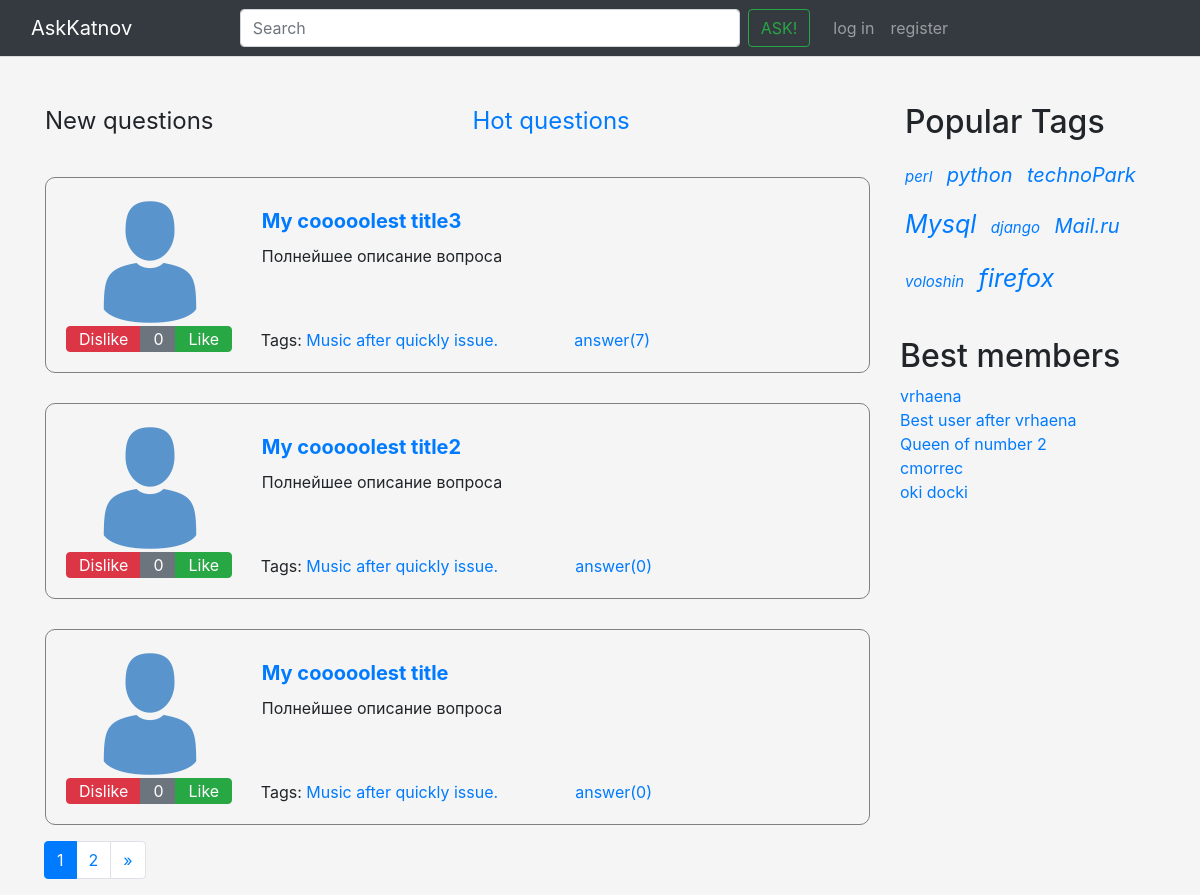
/, run on an earlier commit of the app's database.
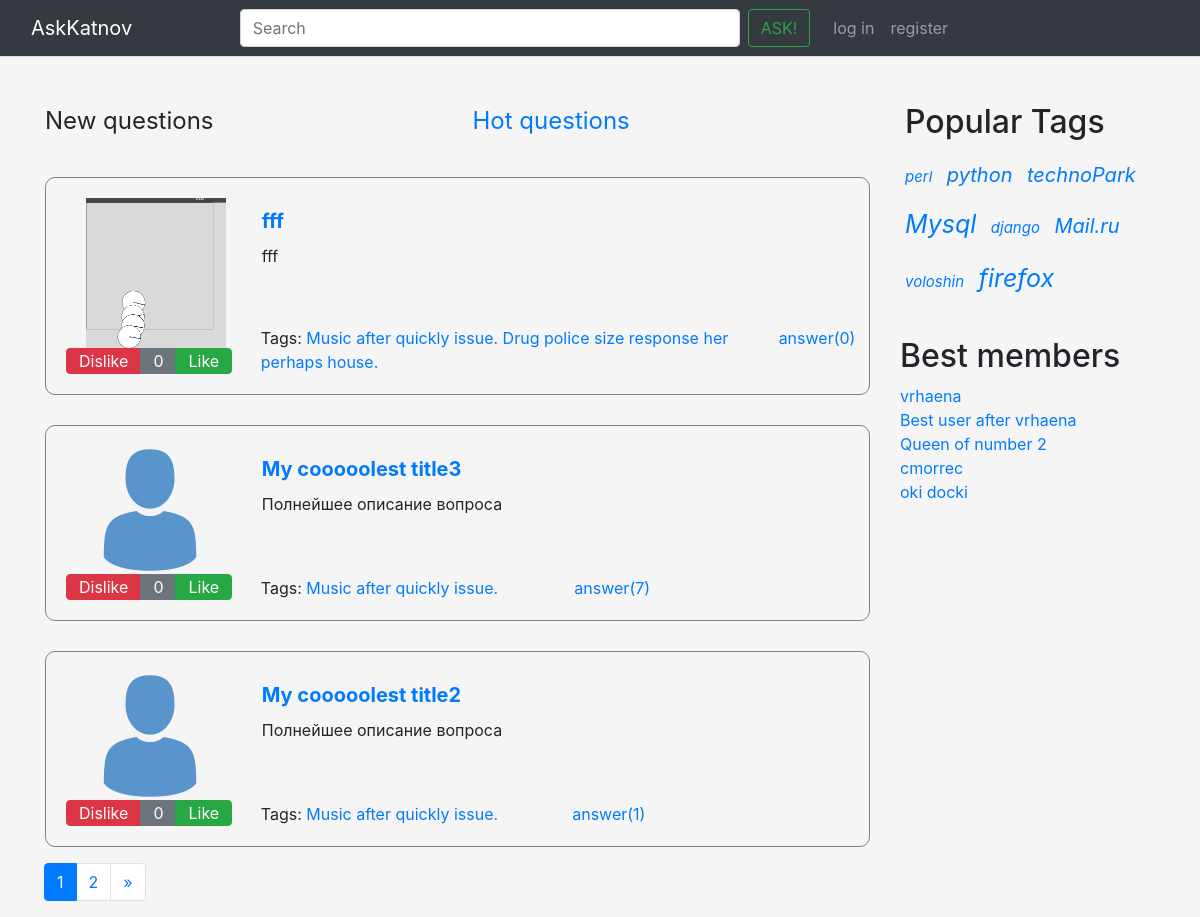
And on a later commit of the database.
### app/models.py (models this page shows, shortened)
class Question(models.Model):
    author = models.ForeignKey(UserProfile, on_delete=models.CASCADE)
    title = models.CharField(max_length=120, verbose_name=u"Заголовок вопроса", unique="True")
    text = models.TextField(verbose_name=u"Полное описание вопроса")
    create_date = models.DateTimeField(default=datetime.now, verbose_name=u"Время создания вопроса")
    rating = models.IntegerField(default = 0, blank = True, verbose_name = 'Рейтинг')
    is_active = models.BooleanField(default=True, verbose_name=u"Доступность вопроса")
    tags = models.ManyToManyField(Tag, blank=True)
    objects = QuestionManager()
    like = GenericRelation(LikeQuestion, related_query_name='Question')
    unique_together = [['like', 'user']]
    class Meta:
        ordering = ['-create_date']
    def like(self):
        like = LikeQuestion.objects.filter(question = self, is_like = True).count()
        print('like', like)
        dislike = LikeQuestion.objects.filter(question = self, is_like = False).count()
        return like - dislike
    def answer(self):
        return Answer.objects.filter(question = self).count()

class UserProfile(AbstractUser):
    avatar = models.ImageField(upload_to='avatar/%Y/%m/%d/',
                                default = 'profile.png',
                                blank = True,
                                verbose_name='Аватарка')
    email = models.EmailField(verbose_name = 'E-mail', default = 'default@def.com', blank = True)
    class Meta:
        verbose_name = 'Профиль'

class Tag(models.Model):
    title = models.CharField(max_length=120, verbose_name=u"Заголовок ярлыка", unique="True")
    count = models.IntegerField(verbose_name="Число упоминаний", default=0)
    objects = TagManager()
    def __str__(self):
        return self.title

### app/views.py (the view)
# urls.py: path('', views.index, name=''),
def index(request):
    questions_ = models.Question.objects.all()
    questionsPage, page = paginate(questions_, request)
    return render(request, 'index.html', {
        'page': page,
        'questions': questionsPage,
    })

### app/views.py (called while the page is built)
def right_block(request):
    return {'bestMembers': bestMembers,
            'popularTags': popularTags,}

def is_login(request):
    return {'userName': userName,
        'isLogin': isLogin,}

def paginate(objects_list, request, per_page=3):
    page_number = request.GET.get('page')
    if (page_number == None):
        page_number = 1
    paginator = Paginator(objects_list, per_page)
    if (paginator.num_pages == 0):
        return None, None
    try:
        page = paginator.page(page_number)
    except EmptyPage:
        page = paginator.page(paginator.num_pages)
    return page.object_list, page

### templates/index.html (shortened to what this page needs)
{% extends 'include/base.html' %}
{% load static %}
{% load my_filter %}
{% block content %}
<div class="row">
  <div class="col">
    <legend>New questions</legend>
  </div>
  <div class="col">
    <legend><a href="{% url 'hot' %}">Hot questions</a></legend>
  </div>
</div>
  {% for question in questions.all %}
    {% include 'include/question.html' %}
  {% endfor %}
  {% include 'include/pagination.html' %}
{% endblock content %}

### templates/include/question.html
{% load static %}
<div class="container parent">
  <div class="row question-box">
    <div class="col-3">
      <div class="row">
        <img class="question-img" src="{{ question.author.avatar.url }}"></img>
      </div>
      <div class="row">
        <div class="btn-group box-qst" role="group" aria-label="Basic example">
          <button type="button" class="btn btn-danger js-vote" style="padding-top: 0px; padding-bottom: 0px;" data-action="dislike" data-qid="{{ question.pk }}">Dislike</button>
          <button type="button" class="btn btn-secondary js-rating" style="padding-top: 0px; padding-bottom: 0px;" id="like-question-rating-{{ question.pk }}">{{ question.like }}  </button>
          <button type="button" class="btn btn-success js-vote" style="padding-top: 0px; padding-bottom: 0px;" data-action="like" data-qid="{{ question.pk }}">Like</button>
        </div>
      </div>
    </div>
    <div class="col-9">
      <div class="row">
        <div class="question-title">
          <a class="nav-link" href="{% url 'question' question.id %}">
            {{ question.title }}
          </a>
        </div>
      </div>
      <div class="row">
        <div class="question-text">{{ question.text }}</div>
      </div>
      <div class="row child">
        <div class="col-10">
          <div class="question-tags">
            Tags: {% for tag in question.tags.all %}
                    <a href="{% url 'tag' tag %}">{{ tag }} </a>
                  {% endfor %}
          </div>
        </div>
        <div class="col-2">
          <a href="{% url 'question' question.id %}">answer({{ question.answer }})</a>
        </div>
      </div>
    </div>
  </div>
</div>

What changed in the data, as far as the page shows it:
no longer on this page (row unchanged): Question: author.avatar (placeholder picture), like "0", title "My cooooolest title", text "Полнейшее описание вопроса", answer "0", Tag (title "Music after quickly issue.")
added Question: author.avatar (picture), like "0", title "fff", text "fff", answer "0", Tag (title "Music after quickly issue.")
now on this page (row unchanged): Tag: title "Drug police size response her perhaps house.", shown under "0"
computed for Question "My cooooolest title2": answer "0" → "1"
